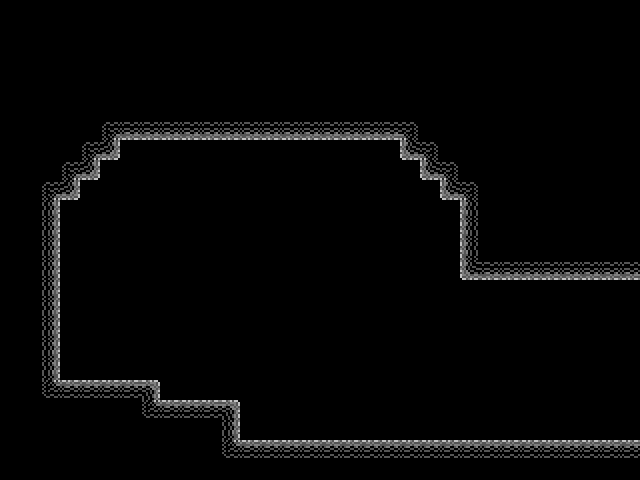

This is a level from a 2D game, rendered from its Tiled map with the project's own tilesets. A one-line summary and the map file follow, with tile-layer data summarised:
An orthogonal 32x24 tile map with 20x20 px tiles, 1 tile layer (walls), 3 tilesets and 2 objects (skull0, grayWall).

<map version="1.0" orientation="orthogonal" width="32" height="24" tilewidth="20" tileheight="20">
 <properties>
  <property name="rightPortal" value="resources/cave01.tmx" />
 </properties>
 <tileset firstgid="1" name="tiles_cave_bg" tilewidth="20" tileheight="20">
  <image source="tiles_cave_bg.png" width="80" height="80" />
 </tileset>
 <tileset firstgid="17" name="tiles_cave" tilewidth="20" tileheight="20">
  <image source="tiles_cave.png" width="120" height="80" />
 </tileset>
 <tileset firstgid="41" name="cave_beach_bg" tilewidth="20" tileheight="20">
  <image source="cave_beach_bg.png" width="640" height="200" />
 </tileset>
 <layer name="walls" width="32" height="24">
  <data>[768 cells, 82 non-empty, 10 distinct tile ids]</data>
 </layer>
 <objectgroup name="objects" width="32" height="24">
  <object name="skull0" x="65" y="285" width="93" height="86" />
  <object name="grayWall" x="480" y="280" width="80" height="160" />
 </objectgroup>
</map>